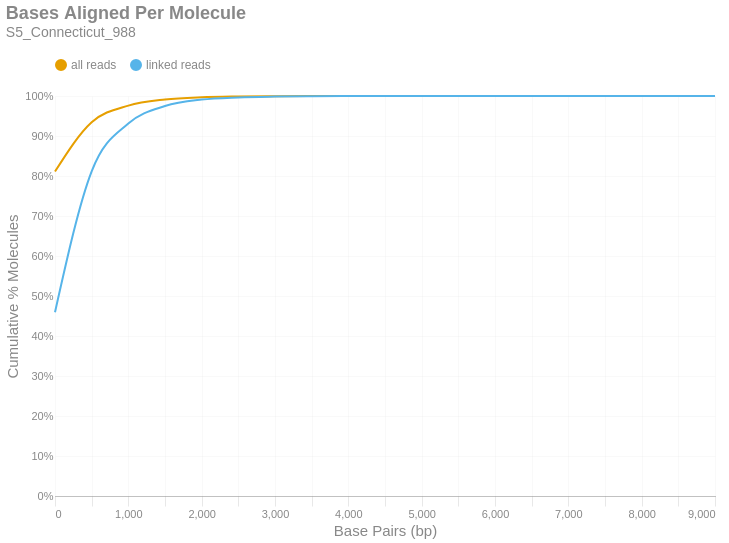

Notebook code for this chart:
### Markdown cell above
### Bases Aligned Per Molecule
This is a cumulative frequency distribution showing the number of base pairs aligned per unique molecule. These data are shown in 500 bp bins. There are two distributions: one with `all reads` (yellow) and another with only `linked reads` (blue). The percent of molecules in the `linked reads` distribution is relative to the total number of linked molecules.

### Code cell
if SKIPLR:
    print_html(f"Skipped")
else:
    binned_df = consolidated_hist(valids['aligned_bp'], mask, 500, True)
    with SafeRender(binned_df):
        (
            density_plot(binned_df, 'Bases Aligned Per Molecule', samplename, 'basesper')
            .encode(
                x=alt.X('bin:Q', title="Base Pairs (bp)").axis(tickMinStep=500).scale(padding=0),
                y=alt.Y('value:Q', title='Cumulative % Molecules')
                    .axis(format='%')
                    .scale(domain = [0,1])
                    .stack(False),
                color=alt.Color("key:N").scale(domain = ["all reads", "linked reads"]),
                tooltip = [
                    alt.Tooltip("key:N", title = "Data Type"),
                    alt.Tooltip("range_label:N", title="Bases Aligned Per Molecule"),
                    alt.Tooltip("value:Q", format = ".2%", title="% Molecules (Cum.)")
                ]
            )
        ).display()

### Figure 1 — Vega-Lite specification as saved in the notebook (floating-point values rounded to 4 significant figures)
{"width": "container", "height": 400, "config": {"title": {"anchor": "start", "dy": -15, "fontSize": 18, "color": "#888888", "subtitleColor": "#888888", "subtitleFontSize": 14}, "arc": {"fill": "#0072B2"}, "axis": {"domainColor": "#888888", "domainWidth": 0.5, "gridWidth": 0.2, "grid": false, "titleFontWeight": 400, "titleFontSize": 15, "labelFontSize": 11, "labelColor": "#888888", "tickColor": "#888888", "tickWidth": 0.2, "titleColor": "#888888"}, "axisBand": {"grid": false}, "axisX": {"grid": true, "tickSize": 10, "domainCap": "round"}, "axisY": {"domain": false, "grid": true, "tickSize": 0, "domainCap": "round"}, "background": "transparent", "header": {"labelFontSize": 15, "labelColor": "#888888", "titleFontSize": 15, "titleFontWeight": 600, "titleColor": "#888888"}, "legend": {"labelFont": "sans-serif", "labelFontSize": 12, "labelColor": "#888888", "symbolSize": 100, "symbolType": "circle", "titleFontSize": 12, "titlePadding": 10, "titleColor": "#888888", "title": null, "orient": "top"}, "range": {"category": ["#E69F00", "#56B4E9", "#009E73", "#F0E442", "#0072B2", "#D55E00", "#CC79A7", "#000000"], "diverging": ["#cfe8f3", "#a2d4ec", "#73bfe2", "#46abdb", "#1696d2", "#12719e"]}, "area": {"fill": "#0072B2", "fillOpacity": 0.7, "line": true, "strokeOpacity": 0.7}, "line": {"color": "#0072B2", "stroke": "#0072B2", "strokeWidth": 2}, "trail": {"color": "#0072B2", "stroke": "#0072B2", "strokeWidth": 0, "size": 1}, "point": {"filled": true, "fillOpacity": 1.0, "size": 95}, "text": {"color": "#888888", "fontSize": 11, "align": "right", "fontWeight": 400, "size": 11}, "bar": {"fill": "#0072B2", "stroke": null}, "view": {"stroke": null, "continuousWidth": 660, "continuousHeight": 400}}, "data": {"name": "data-457806ec95232e50da989a8ddd965044"}, "mark": {"type": "line", "interpolate": "monotone", "point": {"opacity": 0, "size": 275}}, "encoding": {"color": {"field": "key", "scale": {"domain": ["all reads", "linked reads"]}, "type": "nominal"}, "tooltip": [{"field": "key", "title": "Data Type", "type": "nominal"}, {"field": "range_label", "title": "Bases Aligned Per Molecule", "type": "nominal"}, {"field": "value", "format": ".2%", "title": "% Molecules (Cum.)", "type": "quantitative"}], "x": {"axis": {"tickMinStep": 500}, "field": "bin", "scale": {"padding": 0}, "title": "Base Pairs (bp)", "type": "quantitative"}, "y": {"axis": {"format": "%"}, "field": "value", "scale": {"domain": [0, 1]}, "stack": false, "title": "Cumulative % Molecules", "type": "quantitative"}}, "params": [{"name": "param_c36ac31b6afebe62", "select": {"type": "point", "fields": ["key"]}, "bind": "legend"}], "title": {"text": "Bases Aligned Per Molecule", "subtitle": "S5_Connecticut_988"}, "transform": [{"fold": ["all reads (cumsum)", "linked reads (cumsum)"]}, {"calculate": "replace(datum.key, ' (cumsum)', '')", "as": "key"}, {"filter": {"param": "param_c36ac31b6afebe62"}}], "usermeta": {"embedOptions": {"downloadFileName": "S5_Connecticut_988.basesper"}}, "$schema": "https://vega.github.io/schema/vega-lite/v6.1.0.json", "datasets": {"data-457806ec95232e50da989a8ddd965044": [{"bin": "0.0", "interval": "0.0-500.0", "all reads": 0.811, "linked reads": 0.4594, "all reads (cumsum)": 0.811, "linked reads (cumsum)": 0.4594, "range_label": "0-499"}, {"bin": "500.0", "interval": "500.0-1000.0", "all reads": 0.1232, "linked reads": 0.3522, "all reads (cumsum)": 0.9343, "linked reads (cumsum)": 0.8116, "range_label": "500-999"}, {"bin": "1000.0", "interval": "1000.0-1500.0", "all reads": 0.04171, "linked reads": 0.1196, "all reads (cumsum)": 0.976, "linked reads (cumsum)": 0.9312, "range_label": "1000-1499"}, {"bin": "1500.0", "interval": "1500.0-2000.0", "all reads": 0.01523, "linked reads": 0.04368, "all reads (cumsum)": 0.9912, "linked reads (cumsum)": 0.9748, "range_label": "1500-1999"}, {"bin": "2000.0", "interval": "2000.0-2500.0", "all reads": 0.005652, "linked reads": 0.01621, "all reads (cumsum)": 0.9969, "linked reads (cumsum)": 0.991, "range_label": "2000-2499"}, {"bin": "2500.0", "interval": "2500.0-3000.0", "all reads": 0.001911, "linked reads": 0.00548, "all reads (cumsum)": 0.9988, "linked reads (cumsum)": 0.9965, "range_label": "2500-2999"}, {"bin": "3000.0", "interval": "3000.0-3500.0", "all reads": 0.0007243, "linked reads": 0.002077, "all reads (cumsum)": 0.9995, "linked reads (cumsum)": 0.9986, "range_label": "3000-3499"}, {"bin": "3500.0", "interval": "3500.0-4000.0", "all reads": 0.0002929, "linked reads": 0.0008398, "all reads (cumsum)": 0.9998, "linked reads (cumsum)": 0.9994, "range_label": "3500-3999"}, {"bin": "4000.0", "interval": "4000.0-4500.0", "all reads": 0.0001152, "linked reads": 0.0003304, "all reads (cumsum)": 0.9999, "linked reads (cumsum)": 0.9998, "range_label": "4000-4499"}, {"bin": "4500.0", "interval": "4500.0-5000.0", "all reads": 4.731e-05, "linked reads": 0.0001357, "all reads (cumsum)": 1.0, "linked reads (cumsum)": 0.9999, "range_label": "4500-4999"}, {"bin": "5000.0", "interval": "5000.0-5500.0", "all reads": 1.785e-05, "linked reads": 5.118e-05, "all reads (cumsum)": 1.0, "linked reads (cumsum)": 1.0, "range_label": "5000-5499"}, {"bin": "5500.0", "interval": "5500.0-6000.0", "all reads": 9.104e-06, "linked reads": 2.611e-05, "all reads (cumsum)": 1.0, "linked reads (cumsum)": 1.0, "range_label": "5500-5999"}, {"bin": "6000.0", "interval": "6000.0-6500.0", "all reads": 2.515e-06, "linked reads": 7.213e-06, "all reads (cumsum)": 1.0, "linked reads (cumsum)": 1.0, "range_label": "6000-6499"}, {"bin": "6500.0", "interval": "6500.0-7000.0", "all reads": 1.797e-06, "linked reads": 5.152e-06, "all reads (cumsum)": 1.0, "linked reads (cumsum)": 1.0, "range_label": "6500-6999"}, {"bin": "7000.0", "interval": "7000.0-7500.0", "all reads": 5.989e-07, "linked reads": 1.717e-06, "all reads (cumsum)": 1.0, "linked reads (cumsum)": 1.0, "range_label": "7000-7499"}, {"bin": "7500.0", "interval": "7500.0-8000.0", "all reads": 1.198e-07, "linked reads": 3.435e-07, "all reads (cumsum)": 1.0, "linked reads (cumsum)": 1.0, "range_label": "7500-7999"}, {"bin": "8000.0", "interval": "8000.0-8500.0", "all reads": 2.396e-07, "linked reads": 6.87e-07, "all reads (cumsum)": 1.0, "linked reads (cumsum)": 1.0, "range_label": "8000-8499"}, {"bin": "8500.0", "interval": "8500.0-9000.0", "all reads": 0.0, "linked reads": 0.0, "all reads (cumsum)": 1.0, "linked reads (cumsum)": 1.0, "range_label": "8500-8999"}, {"bin": "9000.0", "interval": "9000.0-9500.0", "all reads": 1.198e-07, "linked reads": 3.435e-07, "all reads (cumsum)": 1.0, "linked reads (cumsum)": 1.0, "range_label": "9000-9499"}]}}
